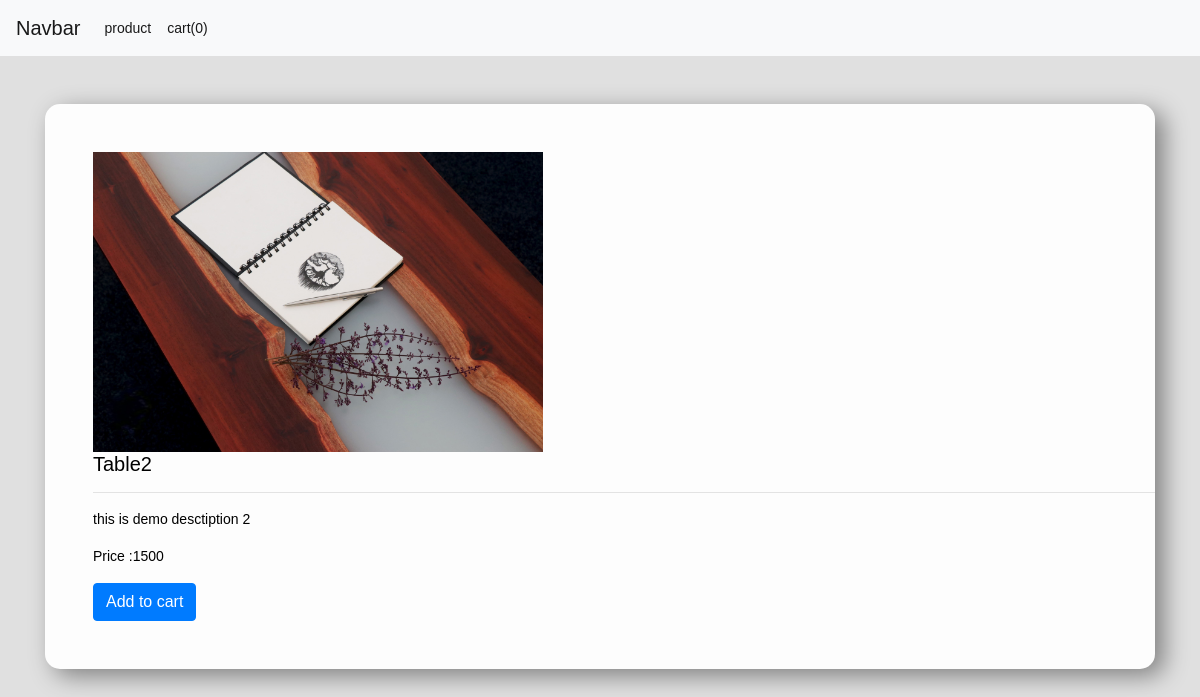
The page /product_detail/2/ on the database its author committed.
### store/models.py (models this page shows, shortened)
class Product(models.Model)    :
    user = models.ForeignKey(User, related_name='products', on_delete=models.CASCADE)
    title = models.CharField(max_length=50)
    description = models.TextField(blank=True)
    price = models.IntegerField()
    image = models.ImageField(upload_to='uploads/product_image')
    created_at = models.DateTimeField(auto_now_add=True)
    updates_at = models.DateTimeField(auto_now=True)
    class Meta:
        ordering = ('-created_at',)
    def get_display_price(self):
        return self.price

### store/views.py (the view)
# urls.py: path('product_detail/<int:product_id>/',views.product_detail, name='product_detail'),
def product_detail(request, product_id):
    product = get_object_or_404(Product, id = product_id )
    return render(request, 'product_detail.html',{
        'product':product
    })

### store/cart.py (called while the page is built)
    def __len__(self):
        return sum(item['quantity'] for item in self.cart.values())

### store/context_processors.py (called while the page is built)
def cart(request):
    return {'cart': Cart(request)}

### store/templates/product_detail.html
{% extends "base.html" %}
{% load static %}
{% block content %}
    <div class="container mx-auto mt-5">
      <div class="color pl-5 py-5">
        <img src="{{ product.image.url }}" style="width: 450px;" class="" alt="text">
      <div class="">
        <h5  class="card-title">{{product.title}}</h5>
        <hr>
        <p class="card-text">{{product.description}}</p>
        <P>Price :{{product.get_display_price}}</P>
        <a href="{% url 'add_to_cart' product.id %}" class="btn btn-primary">Add to cart</a>
      </div>
    </div>
    </div>
{% endblock %}

### static/css/style.css (style rules this page uses)
.color { background-color: rgb(253, 253, 253); box-shadow: 9px 7px 24px grey; border-radius: 15px; }
* { margin: 0;padding: 0;-webkit-font-smoothing: antialiased;-webkit-text-shadow: rgba(0,0,0,.01) 0 0 1px;text-shadow: rgba(0,0,0,.01) 0 0 1px }
body { font-family: 'Rubik', sans-serif;font-size: 14px;font-weight: 400;background: #E0E0E0;color: #000000 }

### rows shown on the page
Product: image (picture), title "Table2", description "this is demo desctiption 2", get_display_price "1500"

### other values the page prints
{{ cart|length }} "0"
